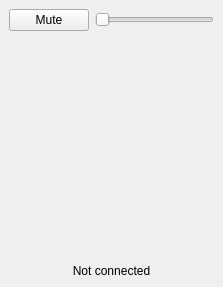
<?xml version="1.0" encoding="UTF-8"?>
<ui version="4.0">
 <class>MainWindow</class>
 <widget class="QMainWindow" name="MainWindow">
  <property name="geometry">
   <rect>
    <x>0</x>
    <y>0</y>
    <width>223</width>
    <height>287</height>
   </rect>
  </property>
  <property name="windowTitle">
   <string>MainWindow</string>
  </property>
  <property name="windowOpacity">
   <double>1.000000000000000</double>
  </property>
  <property name="documentMode">
   <bool>true</bool>
  </property>
  <widget class="QWidget" name="centralwidget">
   <layout class="QVBoxLayout" name="verticalLayout">
    <item>
     <layout class="QHBoxLayout" name="horizontalLayout">
      <item>
       <widget class="QPushButton" name="btnMute">
        <property name="focusPolicy">
         <enum>Qt::NoFocus</enum>
        </property>
        <property name="text">
         <string>Mute</string>
        </property>
        <property name="checkable">
         <bool>true</bool>
        </property>
       </widget>
      </item>
      <item>
       <widget class="QSlider" name="sliderVolume">
        <property name="focusPolicy">
         <enum>Qt::NoFocus</enum>
        </property>
        <property name="orientation">
         <enum>Qt::Horizontal</enum>
        </property>
       </widget>
      </item>
     </layout>
    </item>
    <item>
     <widget class="IncrementalDial" name="dialVolume" native="true">
      <property name="sizePolicy">
       <sizepolicy hsizetype="Expanding" vsizetype="Expanding">
        <horstretch>0</horstretch>
        <verstretch>0</verstretch>
       </sizepolicy>
      </property>
      <property name="minimumSize">
       <size>
        <width>150</width>
        <height>150</height>
       </size>
      </property>
      <property name="focusPolicy">
       <enum>Qt::NoFocus</enum>
      </property>
     </widget>
    </item>
    <item>
     <widget class="QLabel" name="lblConnection">
      <property name="text">
       <string>Not connected</string>
      </property>
      <property name="alignment">
       <set>Qt::AlignCenter</set>
      </property>
     </widget>
    </item>
   </layout>
  </widget>
 </widget>
 <customwidgets>
  <customwidget>
   <class>IncrementalDial</class>
   <extends>QWidget</extends>
   <header>incrementaldial.h</header>
   <container>1</container>
  </customwidget>
 </customwidgets>
 <resources/>
 <connections/>
</ui>
